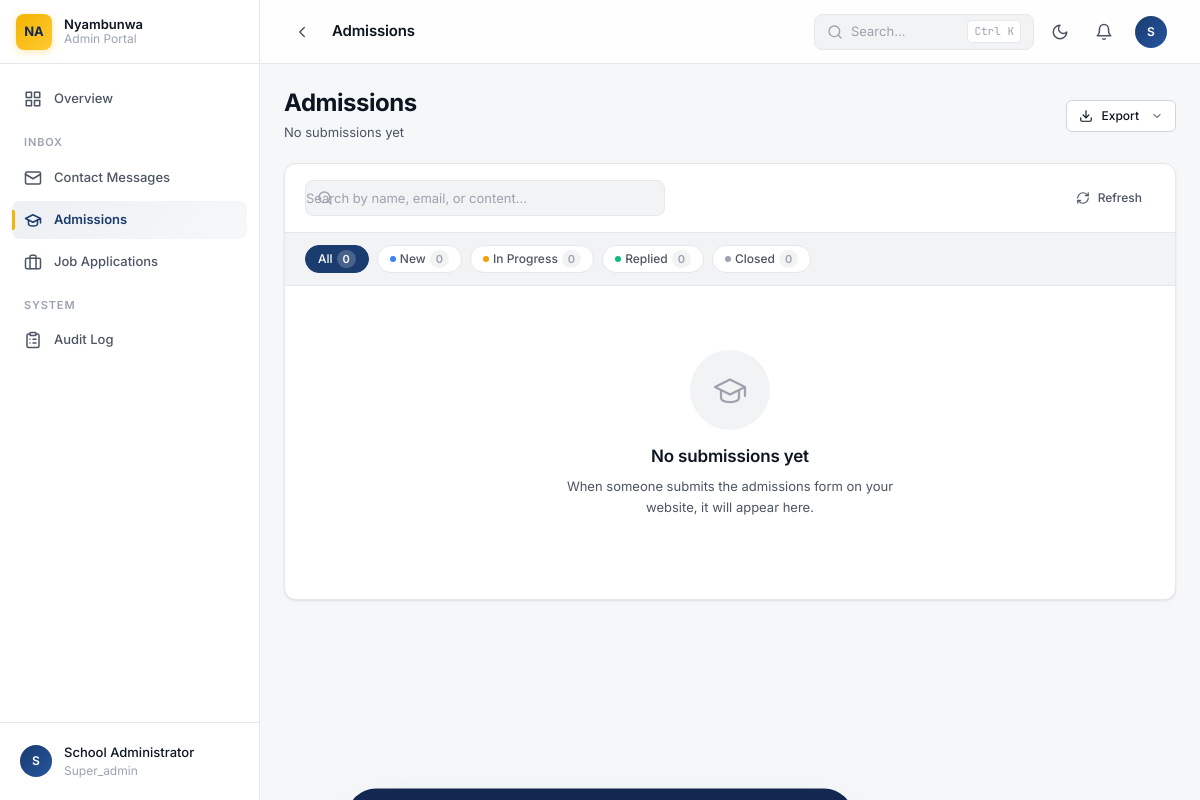
The app's page /admin/admissions (signed in), older data.
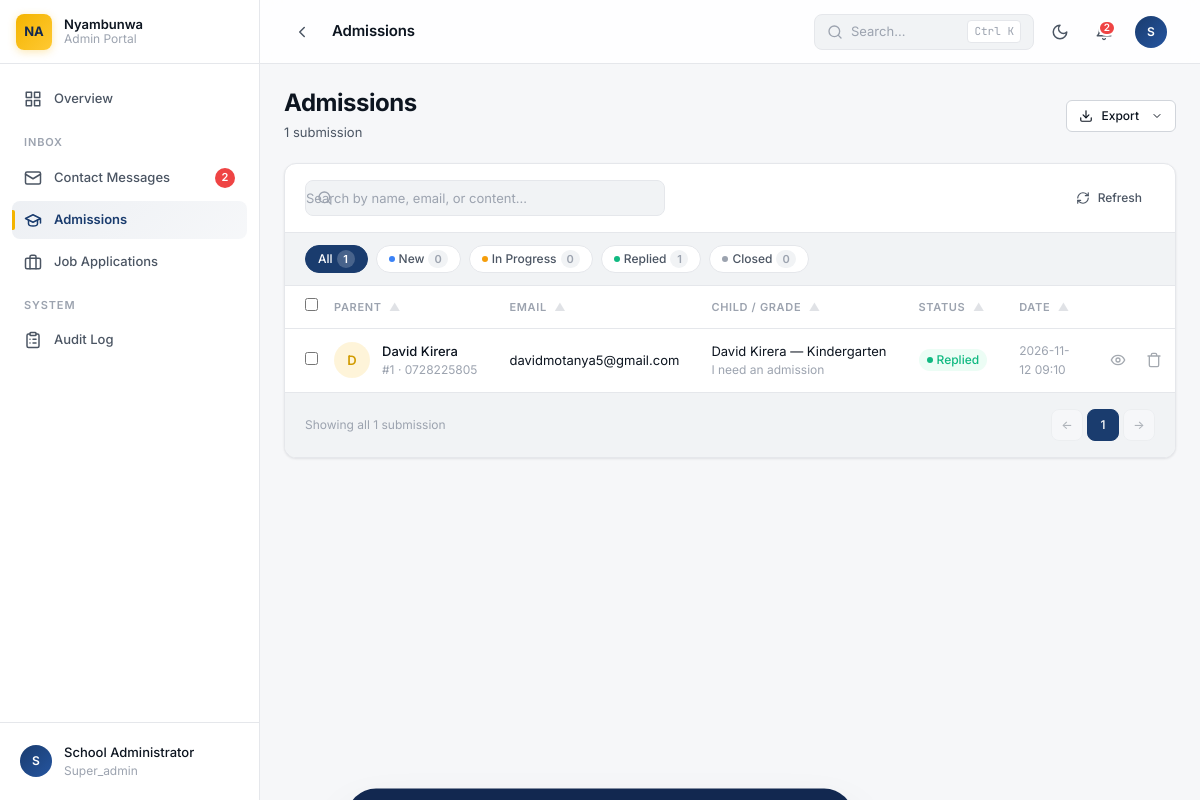
The same page, newer data.
### tables this page shows
CREATE TABLE admissions (
            id INTEGER PRIMARY KEY AUTOINCREMENT,
            parent_name TEXT NOT NULL,
            email TEXT NOT NULL,
            phone TEXT,
            child_name TEXT NOT NULL,
            child_dob TEXT,
            grade_applying TEXT NOT NULL,
            current_school TEXT,
            message TEXT,
            status TEXT DEFAULT 'New',
            notes TEXT,
            created_at TIMESTAMP DEFAULT CURRENT_TIMESTAMP,
            updated_at TIMESTAMP DEFAULT CURRENT_TIMESTAMP
        );

### app.py (the view)
@app.route('/admin/<submission_type>')
@login_required
def view_submissions(submission_type):
    if submission_type not in ['contacts', 'admissions', 'careers']:
        return redirect(url_for('dashboard'))
    status_filter = request.args.get('status', 'All')
    submissions = get_all_submissions(submission_type, status_filter)
    stats = get_stats()
    type_labels = {
        'contacts': 'Contact Messages',
        'admissions': 'Admissions',
        'careers': 'Job Applications'
    }
    return render_template('admin/inbox.html',
                         stats=stats,
                         submissions=submissions,
                         submission_type=submission_type,
                         type_label=type_labels[submission_type],
                         current_filter=status_filter)

### app.py (called while the page is built)
def login_required(f):
    @wraps(f)
    def decorated_function(*args, **kwargs):
        if 'admin_logged_in' not in session:
            return redirect(url_for('login_page'))
        if 'last_activity' in session:
            last_activity = datetime.fromisoformat(session['last_activity'])
            if datetime.now() - last_activity > timedelta(minutes=30):
                session.clear()
                return redirect(url_for('login_page'))
        session['last_activity'] = datetime.now().isoformat()
        return f(*args, **kwargs)
    return decorated_function

@app.before_request
def enforce_https():
    if not request.is_secure and os.environ.get('FLASK_ENV') == 'production':
        url = request.url.replace('http://', 'https://', 1)
        return redirect(url, code=301)

### database.py (called while the page is built)
def get_db():
    conn = sqlite3.connect(Config.DATABASE)
    conn.row_factory = sqlite3.Row
    return conn

def get_table_name(submission_type):
    return TABLE_MAP.get(submission_type, submission_type)

### templates/admin/inbox.html (shortened to what the changed rows need)
{% extends "admin/base.html" %}
{% block page_title %}{{ type_label }}{% endblock %}
{% block extra_head %}
<link rel="stylesheet" href="{{ url_for('static', filename='css/admin/tables.css') }}">
{% endblock %}
{% block content %}
{% set total = submissions|length %}
{% set new_count = submissions|selectattr('status', 'equalto', 'New')|list|length %}
{% set in_progress_count = submissions|selectattr('status', 'equalto', 'In Progress')|list|length %}
{% set replied_count = submissions|selectattr('status', 'equalto', 'Replied')|list|length %}
{% set closed_count = submissions|selectattr('status', 'equalto', 'Closed')|list|length %}
<div class="page-header flex items-center justify-between" style="flex-wrap: wrap; gap: 1rem; margin-bottom: var(--space-5);">
    <div>
        <h1 class="page-title">{{ type_label }}</h1>
        <p class="page-subtitle">
            {% if total > 0 %}
                {{ total }} submission{{ '' if total == 1 else 's' }}
            {% else %}
                No submissions yet
            {% endif %}
        </p>
    </div>
</div>
<div class="table-container">
    <div class="filter-pills">
        <a href="?status=All" class="filter-pill {% if current_filter == 'All' or not current_filter %}is-active{% endif %}">
            All <span class="filter-pill__count">{{ total }}</span>
        </a>
        <a href="?status=Replied" class="filter-pill {% if current_filter == 'Replied' %}is-active{% endif %}">
            <span class="badge-dot" style="background: var(--color-success); width: 6px; height: 6px; border-radius: 50%;"></span>
            Replied <span class="filter-pill__count">{{ replied_count }}</span>
        </a>
    </div>
    {% if submissions %}
    <table class="data-table" id="inbox-table">
        <thead>
            <tr>
                <th class="col-checkbox">
                    <input type="checkbox" id="select-all" aria-label="Select all" title="Select all">
                </th>
                <th class="sortable" data-sort="name">
                    {% if submission_type == 'contacts' %}From{% elif submission_type == 'admissions' %}Parent{% else %}Applicant{% endif %}
                    <span class="sort-icon">▲</span>
                </th>
                <th class="col-email sortable" data-sort="email">
                    Email <span class="sort-icon">▲</span>
                </th>
                <th class="col-subject sortable" data-sort="subject">
                    {% if submission_type == 'contacts' %}Subject{% elif submission_type == 'admissions' %}Child / Grade{% else %}Position{% endif %}
                    <span class="sort-icon">▲</span>
                </th>
                <th class="sortable" data-sort="status">
                    Status <span class="sort-icon">▲</span>
                </th>
                <th class="col-date sortable" data-sort="created_at">
                    Date <span class="sort-icon">▲</span>
                </th>
                <th class="col-actions"></th>
            </tr>
        </thead>
        <tbody id="inbox-body">
            {% for s in submissions %}
            <tr data-id="{{ s.id }}" data-status="{{ s.status }}" class="inbox-row">
                <td class="col-checkbox">
                    <input type="checkbox" class="row-checkbox" value="{{ s.id }}" aria-label="Select submission #{{ s.id }}">
                </td>
                <td>
                    <div class="cell-person">
                        <div class="avatar avatar--{{ 'info' if submission_type == 'contacts' else ('warning' if submission_type == 'admissions' else 'success') }}">
                            {% set name = s.name if submission_type != 'admissions' else s.parent_name %}
                            {{ name[0]|upper if name else '?' }}
                        </div>
                        <div class="cell-person__content">
                            <div class="cell-person__name">{{ s.name if submission_type != 'admissions' else s.parent_name }}</div>
                            <div class="cell-person__meta">#{{ s.id }} &middot; {{ s.phone or 'No phone' }}</div>
                        </div>
                    </div>
                </td>
                <td class="col-email">
                    <div class="cell-person__name" style="font-weight: var(--font-regular);">{{ s.email }}</div>
                </td>
                <td class="col-subject">
                    <div class="cell-person__name" style="font-weight: var(--font-regular);">
                        {% if submission_type == 'contacts' %}
                            {{ s.subject or '—' }}
                        {% elif submission_type == 'admissions' %}
                            {{ s.child_name }} — {{ s.grade_applying }}
                        {% else %}
                            {{ s.position_applying or 'General Application' }}
                        {% endif %}
                    </div>
                    <div class="cell-person__meta">
                        {% if submission_type == 'contacts' %}
                            {{ s.message[:50] }}{% if s.message|length > 50 %}...{% endif %}
                        {% elif submission_type == 'admissions' %}
                            {{ (s.message or 'No additional notes')[:50] }}{% if s.message and s.message|length > 50 %}...{% endif %}
                        {% else %}
                            {{ s.cover_letter[:50] }}{% if s.cover_letter|length > 50 %}...{% endif %}
                        {% endif %}
                    </div>
                </td>
                <td>
                    <span class="badge badge-{{ 'info' if s.status == 'New' else ('warning' if s.status == 'In Progress' else ('success' if s.status == 'Replied' else 'neutral')) }}">
                        <span class="badge-dot"></span>
                        {{ s.status }}
                    </span>
                </td>
                <td class="col-date">
                    <span class="text-xs text-muted">{{ s.created_at[:16] }}</span>
                </td>
                <td class="col-actions">
                    <div class="cell-actions">
                        <a href="{{ url_for('view_message', submission_type=submission_type, submission_id=s.id) }}" class="row-action" title="View">
                            <svg viewBox="0 0 24 24" fill="none" stroke="currentColor" stroke-width="2" stroke-linecap="round" stroke-linejoin="round">
                                <path d="M2 12s3-7 10-7 10 7 10 7-3 7-10 7-10-7-10-7Z"/>
                                <circle cx="12" cy="12" r="3"/>
                            </svg>
                        </a>
                        <button class="row-action row-action--danger" data-delete="{{ s.id }}" title="Delete">
                            <svg viewBox="0 0 24 24" fill="none" stroke="currentColor" stroke-width="2" stroke-linecap="round" stroke-linejoin="round">
                                <path d="M3 6h18M19 6v14a2 2 0 0 1-2 2H7a2 2 0 0 1-2-2V6M8 6V4a2 2 0 0 1 2-2h4a2 2 0 0 1 2 2v2"/>
                            </svg>
                        </button>
                    </div>
                </td>
            </tr>
            {% endfor %}
        </tbody>
    </table>
    <div class="pagination">
        <div class="pagination__info">
            Showing all {{ total }} submission{{ '' if total == 1 else 's' }}
        </div>
        <div class="pagination__controls">
            <button class="pagination__btn" disabled>←</button>
            <button class="pagination__btn is-active">1</button>
            <button class="pagination__btn" disabled>→</button>
        </div>
    </div>
    {% else %}
    <div class="empty-state-large">
        <div class="empty-state-large__icon">
            <svg width="36" height="36" viewBox="0 0 24 24" fill="none" stroke="currentColor" stroke-width="1.5" stroke-linecap="round" stroke-linejoin="round">
                {% if submission_type == 'contacts' %}
                <rect x="2" y="4" width="20" height="16" rx="2"/>
                <path d="m22 7-10 6L2 7"/>
                {% elif submission_type == 'admissions' %}
                <path d="M22 10v6M2 10l10-5 10 5-10 5z"/>
                <path d="M6 12v5c0 2 2 3 6 3s6-1 6-3v-5"/>
                {% else %}
                <rect x="2" y="7" width="20" height="14" rx="2"/>
                <path d="M16 21V5a2 2 0 0 0-2-2h-4a2 2 0 0 0-2 2v16"/>
                {% endif %}
            </svg>
        </div>
        <h3 class="empty-state-large__title">
            {% if current_filter and current_filter != 'All' %}
                No {{ current_filter|lower }} submissions
            {% else %}
                No submissions yet
            {% endif %}
        </h3>
        <p class="empty-state-large__text">
            {% if current_filter and current_filter != 'All' %}
                Try a different filter to see more submissions.
            {% else %}
                When someone submits the {{ type_label|lower }} form on your website, it will appear here.
            {% endif %}
        </p>
    </div>
    {% endif %}
</div>
{% endblock %}

Row changes from the older to the newer data that the page shows:
added admissions: parent_name "D", parent_name "David Kirera", id "1", phone "0728225805", email "davidmotanya5@gmail.com", child_name "David Kirera", grade_applying "Kindergarten", message "I need an admission", status "Replied", created_at "2026-11-12 09:10"
Text that changed along with them:
{{ stats.contacts_new }}: (not shown) → "2"
{{ total_new if total_new < 10 else '9+' }}: (not shown) → "2"
{{ total }}: (not shown) → "1"
{{ total }}: "0" → "1"
{{ replied_count }}: "0" → "1"
form field value: (not shown) → "☐"
{{ type_label|lower }}: "admissions" → (not shown)
text no longer shown: "No submissions yet No submissions yet When someone submits the form on your website, it will appear here."
text now shown: "submission PARENT ▲ EMAIL ▲ CHILD / GRADE ▲ STATUS ▲ DATE ▲ Showing all submission ← 1 →"
